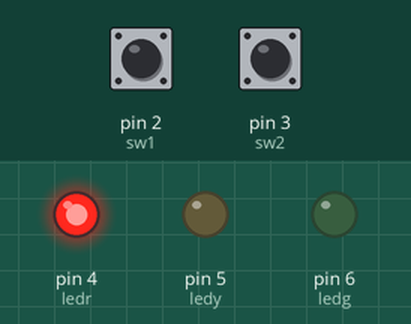
Recording of a sketch running on a simulated Arduino Uno, built with avr-gcc and run on an emulated ATmega328P. Parts: output pins drawn as LEDs (lit = HIGH). The inputs (shaded band) are chosen by the test bench; at power-on: pin 2 (sw1) LOW, pin 3 (sw2) HIGH.

Above: at 1.2 s.
1.3 s: pin 2 (sw1) pulled HIGH for 0.15 s
At 1.37 s:
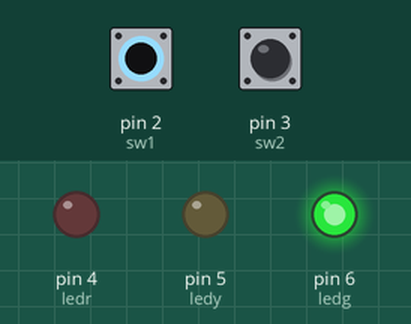
2.9 s: pin 3 (sw2) pulled LOW for 0.15 s
At 2.97 s:
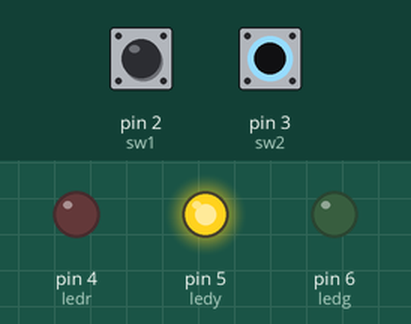
4.5 s: pin 3 (sw2) pulled LOW for 3.2 s
At 8.9 s:
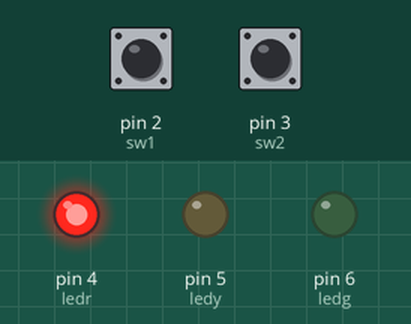
9.2 s: pin 2 (sw1) pulled HIGH for 3.2 s
At 10.3 s:
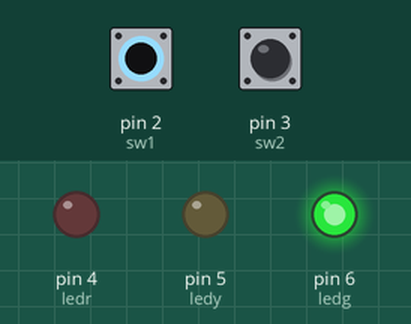
Timing chart, 0 to 13.9 s (numbered marks = the images above; inputs shaded):
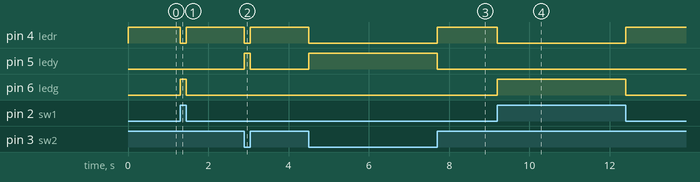

Measured:
- after the input at 1.3 s, pin 4 (ledr): HIGH → LOW at once, → HIGH 0.15 s later; pin 6 (ledg): LOW → HIGH at once, → LOW 0.15 s later
- after the input at 2.9 s, pin 4 (ledr): HIGH → LOW at once, → HIGH 0.15 s later; pin 5 (ledy): LOW → HIGH at once, → LOW 0.15 s later
- after the input at 4.5 s, pin 4 (ledr): HIGH → LOW at once, → HIGH 3.2 s later; pin 5 (ledy): LOW → HIGH at once, → LOW 3.2 s later
- after the input at 9.2 s, pin 4 (ledr): HIGH → LOW at once, → HIGH 3.2 s later; pin 6 (ledg): LOW → HIGH at once, → LOW 3.2 s later

The sketch:

green_yellow_red.ino
```cpp
// C++ code
//
int sw1 =2;
int sw2 =3;
int ledg=6;
int ledy=5;
int ledr=4;

  void setup()
{
  pinMode(sw1,INPUT);
    pinMode(sw2,INPUT);
    pinMode(ledg,OUTPUT);
  pinMode(ledy,OUTPUT);
    pinMode(ledr,OUTPUT);
  }
void loop()
{
  bool s1= digitalRead(sw1);
  bool s2= digitalRead(sw2);
  if(s1&&s2)
  {
   digitalWrite(ledg,HIGH);
    digitalWrite(ledr,LOW);
    digitalWrite(ledy,LOW);
  }
  else if(s1==0&&s2==1)
  {
    digitalWrite(ledr,HIGH);
    digitalWrite(ledg,LOW);
    digitalWrite(ledy,LOW);
  }
    else if(s2==0)
    {
    digitalWrite(ledy,HIGH);
      digitalWrite(ledr,LOW);
      digitalWrite(ledg,LOW);
    }
}
```
